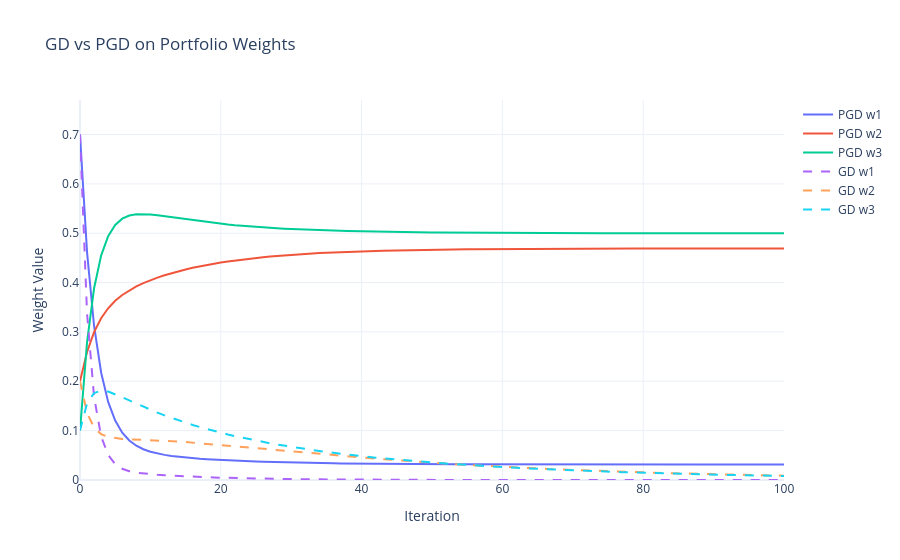

The notebook cell this image was saved under:
### Code cell
import plotly.graph_objects as go

fig = go.Figure()

# PGD traces
for i in range(n):
    fig.add_trace(go.Scatter(
        y=traj_pgd[:, i],
        mode='lines',
        name=f'PGD w{i+1}'
    ))

# GD traces
for i in range(n):
    fig.add_trace(go.Scatter(
        y=traj_gd[:, i],
        mode='lines',
        line=dict(dash='dash'),
        name=f'GD w{i+1}'
    ))

# Compute full range from both trajectories
y_min = min(traj_pgd.min(), traj_gd.min())
y_max = max(traj_pgd.max(), traj_gd.max())

fig.update_layout(
    title="GD vs PGD on Portfolio Weights",
    xaxis_title="Iteration",
    yaxis_title="Weight Value",
    template="plotly_white",
    hovermode="x unified",
    yaxis=dict(range=[y_min * 1.1, y_max * 1.1])
)

fig.show()
